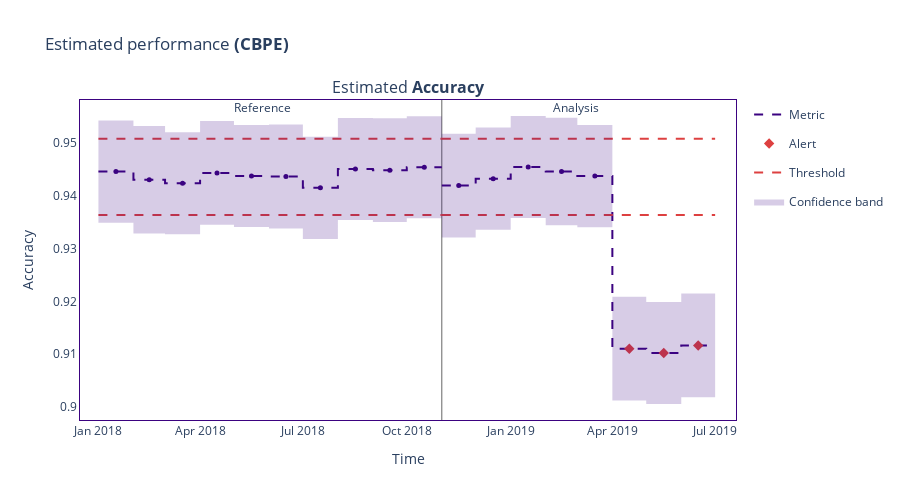

The notebook cell this image was saved under:
### Code cell
# estimating the model performance using cbpe
cbpe = nml.CBPE( timestamp_column_name="timestamp", y_true="is_fraud", y_pred="predicted_fraud", y_pred_proba="predicted_fraud_proba", problem_type="classification_binary", metrics=["accuracy"], chunk_period="m" )

cbpe = cbpe.fit(reference)
est_results = cbpe.estimate(analysis)
s = est_results.plot()
s.show()

### Figure 1 — Plotly figure (JSON) as saved in the notebook; plotly's stock layout.template omitted (floating-point values rounded to 4 significant figures)
{"data": [{"hoverinfo": "skip", "legendgroup": "metric_reference", "line": {"color": "#3b0280", "dash": "dash", "shape": "hv", "width": 2}, "mode": "lines", "name": "Metric", "showlegend": true, "x": ["2018-01-01T00:00:00", "2018-02-01T00:00:00", "2018-03-01T00:00:00", "2018-04-01T00:00:00", "2018-05-01T00:00:00", "2018-06-01T00:00:00", "2018-07-01T00:00:00", "2018-08-01T00:00:00", "2018-09-01T00:00:00", "2018-10-01T00:00:00", "2018-10-31T23:59:59.999999"], "y": [0.9446, 0.9431, 0.9424, 0.9443, 0.9437, 0.9437, 0.9415, 0.9451, 0.9449, 0.9454, 0.9454], "type": "scatter", "xaxis": "x", "yaxis": "y"}, {"customdata": [["Estimated <b>Accuracy</b>", "<b style=\"color:#3b0280;line-height:60px\">Reference</b>", "", "2018-01", "From <b>Jan-01-2018</b> to <b>Jan-31-2018</b>", 0.9446, 0.0097], ["Estimated <b>Accuracy</b>", "<b style=\"color:#3b0280;line-height:60px\">Reference</b>", "", "2018-02", "From <b>Feb-01-2018</b> to <b>Feb-28-2018</b>", 0.9431, 0.0102], ["Estimated <b>Accuracy</b>", "<b style=\"color:#3b0280;line-height:60px\">Reference</b>", "", "2018-03", "From <b>Mar-01-2018</b> to <b>Mar-31-2018</b>", 0.9424, 0.0097], ["Estimated <b>Accuracy</b>", "<b style=\"color:#3b0280;line-height:60px\">Reference</b>", "", "2018-04", "From <b>Apr-01-2018</b> to <b>Apr-30-2018</b>", 0.9443, 0.0098], ["Estimated <b>Accuracy</b>", "<b style=\"color:#3b0280;line-height:60px\">Reference</b>", "", "2018-05", "From <b>May-01-2018</b> to <b>May-31-2018</b>", 0.9437, 0.0097], ["Estimated <b>Accuracy</b>", "<b style=\"color:#3b0280;line-height:60px\">Reference</b>", "", "2018-06", "From <b>Jun-01-2018</b> to <b>Jun-30-2018</b>", 0.9437, 0.0098], ["Estimated <b>Accuracy</b>", "<b style=\"color:#3b0280;line-height:60px\">Reference</b>", "", "2018-07", "From <b>Jul-01-2018</b> to <b>Jul-31-2018</b>", 0.9415, 0.0097], ["Estimated <b>Accuracy</b>", "<b style=\"color:#3b0280;line-height:60px\">Reference</b>", "", "2018-08", "From <b>Aug-01-2018</b> to <b>Aug-31-2018</b>", 0.9451, 0.0097], ["Estimated <b>Accuracy</b>", "<b style=\"color:#3b0280;line-height:60px\">Reference</b>", "", "2018-09", "From <b>Sep-01-2018</b> to <b>Sep-30-2018</b>", 0.9449, 0.0098], ["Estimated <b>Accuracy</b>", "<b style=\"color:#3b0280;line-height:60px\">Reference</b>", "", "2018-10", "From <b>Oct-01-2018</b> to <b>Oct-31-2018</b>", 0.9454, 0.0097]], "hovertemplate": "%{customdata[1]} &nbsp; &nbsp; %{customdata[2]} <br />Chunk: <b>%{customdata[3]}</b> &nbsp; &nbsp; %{customdata[4]} <br />%{customdata[0]}: <b>%{customdata[5]}</b><br />Confidence band: +/- <b>%{customdata[6]}</b><br /><extra></extra>", "legendgroup": "metric_reference", "line": {"dash": "dash"}, "marker": {"color": "#3b0280", "size": 5, "symbol": "circle"}, "mode": "markers", "name": "Metric", "showlegend": false, "x": ["2018-01-16T12:00:00", "2018-02-15T00:00:00", "2018-03-16T12:00:00", "2018-04-16T00:00:00", "2018-05-16T12:00:00", "2018-06-16T00:00:00", "2018-07-16T12:00:00", "2018-08-16T12:00:00", "2018-09-16T00:00:00", "2018-10-16T11:59:59.999999"], "y": [0.9446, 0.9431, 0.9424, 0.9443, 0.9437, 0.9437, 0.9415, 0.9451, 0.9449, 0.9454, 0.9454], "type": "scatter", "xaxis": "x", "yaxis": "y"}, {"hoverinfo": "skip", "legendgroup": "metric_analysis", "line": {"color": "#3b0280", "dash": "dash", "shape": "hv", "width": 2}, "mode": "lines", "name": "Metric", "showlegend": false, "x": ["2018-11-01T00:00:00", "2018-12-01T00:00:00", "2019-01-01T00:00:00", "2019-02-01T00:00:00", "2019-03-01T00:00:00", "2019-04-01T00:00:00", "2019-05-01T00:00:00", "2019-06-01T00:00:00", "2019-06-30T23:59:59.999999"], "y": [0.9419, 0.9433, 0.9455, 0.9446, 0.9437, 0.911, 0.9102, 0.9117, 0.9117], "type": "scatter", "xaxis": "x", "yaxis": "y"}, {"customdata": [["Estimated <b>Accuracy</b>", "<b style=\"color:#3b0280;line-height:60px\">Analysis</b>", "", "2018-11", "From <b>Nov-01-2018</b> to <b>Nov-30-2018</b>", 0.9419, 0.0098], ["Estimated <b>Accuracy</b>", "<b style=\"color:#3b0280;line-height:60px\">Analysis</b>", "", "2018-12", "From <b>Dec-01-2018</b> to <b>Dec-31-2018</b>", 0.9433, 0.0097], ["Estimated <b>Accuracy</b>", "<b style=\"color:#3b0280;line-height:60px\">Analysis</b>", "", "2019-01", "From <b>Jan-01-2019</b> to <b>Jan-31-2019</b>", 0.9455, 0.0097], ["Estimated <b>Accuracy</b>", "<b style=\"color:#3b0280;line-height:60px\">Analysis</b>", "", "2019-02", "From <b>Feb-01-2019</b> to <b>Feb-28-2019</b>", 0.9446, 0.0102], ["Estimated <b>Accuracy</b>", "<b style=\"color:#3b0280;line-height:60px\">Analysis</b>", "", "2019-03", "From <b>Mar-01-2019</b> to <b>Mar-31-2019</b>", 0.9437, 0.0097], ["Estimated <b>Accuracy</b>", "<b style=\"color:#3b0280;line-height:60px\">Analysis</b>", "<span style=\"color:#AD0000\">⚠ <b>Drift detected</b></span>", "2019-04", "From <b>Apr-01-2019</b> to <b>Apr-30-2019</b>", 0.911, 0.0098], ["Estimated <b>Accuracy</b>", "<b style=\"color:#3b0280;line-height:60px\">Analysis</b>", "<span style=\"color:#AD0000\">⚠ <b>Drift detected</b></span>", "2019-05", "From <b>May-01-2019</b> to <b>May-31-2019</b>", 0.9102, 0.0097], ["Estimated <b>Accuracy</b>", "<b style=\"color:#3b0280;line-height:60px\">Analysis</b>", "<span style=\"color:#AD0000\">⚠ <b>Drift detected</b></span>", "2019-06", "From <b>Jun-01-2019</b> to <b>Jun-30-2019</b>", 0.9117, 0.0098]], "hovertemplate": "%{customdata[1]} &nbsp; &nbsp; %{customdata[2]} <br />Chunk: <b>%{customdata[3]}</b> &nbsp; &nbsp; %{customdata[4]} <br />%{customdata[0]}: <b>%{customdata[5]}</b><br />Confidence band: +/- <b>%{customdata[6]}</b><br /><extra></extra>", "legendgroup": "metric_analysis", "line": {"dash": "dash"}, "marker": {"color": "#3b0280", "size": 5, "symbol": "circle"}, "mode": "markers", "name": "Metric", "showlegend": false, "x": ["2018-11-16T00:00:00", "2018-12-16T12:00:00", "2019-01-16T12:00:00", "2019-02-15T00:00:00", "2019-03-16T12:00:00", "2019-04-16T00:00:00", "2019-05-16T12:00:00", "2019-06-15T23:59:59.999999"], "y": [0.9419, 0.9433, 0.9455, 0.9446, 0.9437, 0.911, 0.9102, 0.9117, 0.9117], "type": "scatter", "xaxis": "x", "yaxis": "y"}, {"hoverinfo": "skip", "legendgroup": "alert", "marker": {"color": "#DD4040", "size": 8, "symbol": "diamond"}, "mode": "markers", "name": "Alert", "showlegend": true, "x": ["2019-04-16T00:00:00", "2019-05-16T12:00:00", "2019-06-15T23:59:59.999999"], "y": [0.911, 0.9102, 0.9117], "type": "scatter", "xaxis": "x", "yaxis": "y"}, {"hoverinfo": "skip", "legendgroup": "thresh", "line": {"color": "#DD4040", "dash": "dash", "width": 2}, "mode": "lines", "name": "Threshold", "showlegend": true, "x": ["2018-01-01T00:00:00", "2018-02-01T00:00:00", "2018-03-01T00:00:00", "2018-04-01T00:00:00", "2018-05-01T00:00:00", "2018-06-01T00:00:00", "2018-07-01T00:00:00", "2018-08-01T00:00:00", "2018-09-01T00:00:00", "2018-10-01T00:00:00", "2018-10-31T23:59:59.999999"], "y": [0.9508, 0.9508, 0.9508, 0.9508, 0.9508, 0.9508, 0.9508, 0.9508, 0.9508, 0.9508, 0.9508], "type": "scatter", "xaxis": "x", "yaxis": "y"}, {"hoverinfo": "skip", "legendgroup": "thresh", "line": {"color": "#DD4040", "dash": "dash", "width": 2}, "mode": "lines", "name": "Threshold", "showlegend": false, "x": ["2018-01-01T00:00:00", "2018-02-01T00:00:00", "2018-03-01T00:00:00", "2018-04-01T00:00:00", "2018-05-01T00:00:00", "2018-06-01T00:00:00", "2018-07-01T00:00:00", "2018-08-01T00:00:00", "2018-09-01T00:00:00", "2018-10-01T00:00:00", "2018-10-31T23:59:59.999999"], "y": [0.9364, 0.9364, 0.9364, 0.9364, 0.9364, 0.9364, 0.9364, 0.9364, 0.9364, 0.9364, 0.9364], "type": "scatter", "xaxis": "x", "yaxis": "y"}, {"hoverinfo": "skip", "legendgroup": "thresh", "line": {"color": "#DD4040", "dash": "dash", "width": 2}, "mode": "lines", "name": "Threshold", "showlegend": false, "x": ["2018-11-01T00:00:00", "2018-12-01T00:00:00", "2019-01-01T00:00:00", "2019-02-01T00:00:00", "2019-03-01T00:00:00", "2019-04-01T00:00:00", "2019-05-01T00:00:00", "2019-06-01T00:00:00", "2019-06-30T23:59:59.999999"], "y": [0.9508, 0.9508, 0.9508, 0.9508, 0.9508, 0.9508, 0.9508, 0.9508, 0.9508], "type": "scatter", "xaxis": "x", "yaxis": "y"}, {"hoverinfo": "skip", "legendgroup": "thresh", "line": {"color": "#DD4040", "dash": "dash", "width": 2}, "mode": "lines", "name": "Threshold", "showlegend": false, "x": ["2018-11-01T00:00:00", "2018-12-01T00:00:00", "2019-01-01T00:00:00", "2019-02-01T00:00:00", "2019-03-01T00:00:00", "2019-04-01T00:00:00", "2019-05-01T00:00:00", "2019-06-01T00:00:00", "2019-06-30T23:59:59.999999"], "y": [0.9364, 0.9364, 0.9364, 0.9364, 0.9364, 0.9364, 0.9364, 0.9364, 0.9364], "type": "scatter", "xaxis": "x", "yaxis": "y"}, {"connectgaps": true, "hoverinfo": "skip", "line": {"color": "rgba(0,0,0,0)", "shape": "hv"}, "mode": "lines", "name": "Confidence band", "showlegend": false, "x": ["2018-01-01T00:00:00", "2018-02-01T00:00:00", "2018-03-01T00:00:00", "2018-04-01T00:00:00", "2018-05-01T00:00:00", "2018-06-01T00:00:00", "2018-07-01T00:00:00", "2018-08-01T00:00:00", "2018-09-01T00:00:00", "2018-10-01T00:00:00", "2018-10-31T23:59:59.999999"], "y": [0.9543, 0.9532, 0.952, 0.9542, 0.9534, 0.9535, 0.9512, 0.9548, 0.9547, 0.9551, 0.9551], "type": "scatter", "xaxis": "x", "yaxis": "y"}, {"connectgaps": true, "fill": "tonexty", "fillcolor": "rgba(0.23137254901960785, 0.00784313725490196, 0.5019607843137255, 0.2)", "hoverinfo": "skip", "line": {"color": "rgba(0,0,0,0)", "shape": "hv"}, "mode": "lines", "name": "Confidence band", "showlegend": true, "x": ["2018-01-01T00:00:00", "2018-02-01T00:00:00", "2018-03-01T00:00:00", "2018-04-01T00:00:00", "2018-05-01T00:00:00", "2018-06-01T00:00:00", "2018-07-01T00:00:00", "2018-08-01T00:00:00", "2018-09-01T00:00:00", "2018-10-01T00:00:00", "2018-10-31T23:59:59.999999"], "y": [0.9349, 0.9329, 0.9327, 0.9345, 0.9341, 0.9338, 0.9318, 0.9354, 0.935, 0.9357, 0.9357], "type": "scatter", "xaxis": "x", "yaxis": "y"}, {"connectgaps": true, "hoverinfo": "skip", "line": {"color": "rgba(0,0,0,0)", "shape": "hv"}, "mode": "lines", "name": "Confidence band", "showlegend": false, "x": ["2018-11-01T00:00:00", "2018-12-01T00:00:00", "2019-01-01T00:00:00", "2019-02-01T00:00:00", "2019-03-01T00:00:00", "2019-04-01T00:00:00", "2019-05-01T00:00:00", "2019-06-01T00:00:00", "2019-06-30T23:59:59.999999"], "y": [0.9518, 0.9529, 0.9551, 0.9548, 0.9534, 0.9209, 0.9199, 0.9215, 0.9215], "type": "scatter", "xaxis": "x", "yaxis": "y"}, {"connectgaps": true, "fill": "tonexty", "fillcolor": "rgba(0.23137254901960785, 0.00784313725490196, 0.5019607843137255, 0.2)", "hoverinfo": "skip", "line": {"color": "rgba(0,0,0,0)", "shape": "hv"}, "mode": "lines", "name": "Confidence band", "showlegend": false, "x": ["2018-11-01T00:00:00", "2018-12-01T00:00:00", "2019-01-01T00:00:00", "2019-02-01T00:00:00", "2019-03-01T00:00:00", "2019-04-01T00:00:00", "2019-05-01T00:00:00", "2019-06-01T00:00:00", "2019-06-30T23:59:59.999999"], "y": [0.9321, 0.9336, 0.9358, 0.9344, 0.9341, 0.9012, 0.9006, 0.9018, 0.9018], "type": "scatter", "xaxis": "x", "yaxis": "y"}], "layout": {"height": 500, "hoverlabel": {"bgcolor": "white", "font": {"size": 14}}, "legend": {"itemclick": false, "itemdoubleclick": false, "traceorder": "grouped"}, "paper_bgcolor": "rgba(255,255,255,1)", "plot_bgcolor": "rgba(255,255,255,1)", "title": {"text": "Estimated performance <b>(CBPE)</b>"}, "xaxis": {"linecolor": "#3b0280", "mirror": true, "showgrid": false, "title": {"text": "Time"}, "zeroline": false, "anchor": "y", "domain": [0, 1], "matches": "x"}, "yaxis": {"linecolor": "#3b0280", "mirror": true, "showgrid": false, "title": {"text": "Accuracy"}, "zeroline": false, "anchor": "x", "domain": [0, 1]}, "annotations": [{"font": {"size": 16}, "showarrow": false, "text": "Estimated <b>Accuracy</b>", "x": 0.5, "xanchor": "center", "xref": "paper", "y": 1, "yanchor": "bottom", "yref": "paper"}, {"showarrow": false, "text": "Reference", "x": "2018-05-17T00:00:00", "xref": "x", "xshift": 10, "y": 1.01, "yref": "y domain"}, {"showarrow": false, "text": "Analysis", "x": "2019-02-14T21:00:00", "xref": "x", "xshift": 15, "y": 1.01, "yref": "y domain"}], "shapes": [{"layer": "below", "line": {"color": "#666666", "width": 1}, "type": "line", "x0": "2018-11-01T00:00:00", "x1": "2018-11-01T00:00:00", "xref": "x", "y0": 0, "y1": 1, "yref": "y domain"}]}}
